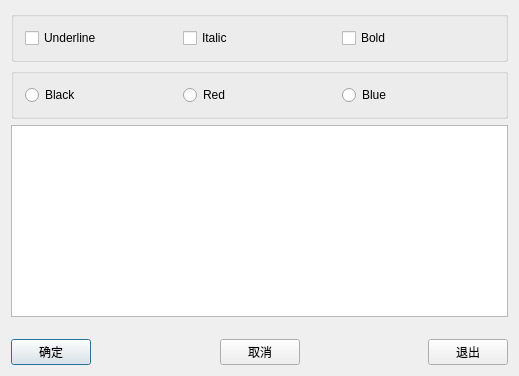
<?xml version="1.0" encoding="UTF-8"?>
<ui version="4.0">
 <class>QWDialog</class>
 <widget class="QDialog" name="QWDialog">
  <property name="geometry">
   <rect>
    <x>0</x>
    <y>0</y>
    <width>519</width>
    <height>376</height>
   </rect>
  </property>
  <property name="windowTitle">
   <string>Form created manually</string>
  </property>
  <layout class="QGridLayout" name="gridLayout">
   <item row="1" column="0">
    <widget class="QGroupBox" name="groupBox_2">
     <property name="title">
      <string/>
     </property>
     <layout class="QHBoxLayout" name="horizontalLayout_2">
      <item>
       <widget class="QRadioButton" name="rBtnBlack">
        <property name="text">
         <string>Black</string>
        </property>
       </widget>
      </item>
      <item>
       <widget class="QRadioButton" name="rBtnRed">
        <property name="text">
         <string>Red</string>
        </property>
       </widget>
      </item>
      <item>
       <widget class="QRadioButton" name="rBtnBlue">
        <property name="text">
         <string>Blue</string>
        </property>
       </widget>
      </item>
     </layout>
    </widget>
   </item>
   <item row="4" column="0">
    <layout class="QHBoxLayout" name="horizontalLayout_3">
     <item>
      <widget class="QPushButton" name="btnOK">
       <property name="text">
        <string>确定</string>
       </property>
      </widget>
     </item>
     <item>
      <spacer name="horizontalSpacer_3">
       <property name="orientation">
        <enum>Qt::Horizontal</enum>
       </property>
       <property name="sizeHint" stdset="0">
        <size>
         <width>40</width>
         <height>20</height>
        </size>
       </property>
      </spacer>
     </item>
     <item>
      <widget class="QPushButton" name="btnCancel">
       <property name="text">
        <string>取消</string>
       </property>
      </widget>
     </item>
     <item>
      <spacer name="horizontalSpacer_2">
       <property name="orientation">
        <enum>Qt::Horizontal</enum>
       </property>
       <property name="sizeHint" stdset="0">
        <size>
         <width>40</width>
         <height>20</height>
        </size>
       </property>
      </spacer>
     </item>
     <item>
      <widget class="QPushButton" name="btnClose">
       <property name="text">
        <string>退出</string>
       </property>
      </widget>
     </item>
    </layout>
   </item>
   <item row="0" column="0">
    <widget class="QGroupBox" name="groupBox">
     <property name="title">
      <string/>
     </property>
     <layout class="QHBoxLayout" name="horizontalLayout">
      <item>
       <widget class="QCheckBox" name="checkBoxUnder">
        <property name="text">
         <string>Underline</string>
        </property>
       </widget>
      </item>
      <item>
       <widget class="QCheckBox" name="checkBoxItalic">
        <property name="text">
         <string>Italic</string>
        </property>
       </widget>
      </item>
      <item>
       <widget class="QCheckBox" name="checkBoxBold">
        <property name="text">
         <string>Bold</string>
        </property>
       </widget>
      </item>
     </layout>
    </widget>
   </item>
   <item row="2" column="0">
    <widget class="QTextEdit" name="txtEdit">
     <property name="font">
      <font>
       <pointsize>20</pointsize>
       <weight>50</weight>
       <bold>false</bold>
      </font>
     </property>
     <property name="html">
      <string>&lt;!DOCTYPE HTML PUBLIC &quot;-//W3C//DTD HTML 4.0//EN&quot; &quot;http://www.w3.org/TR/REC-html40/strict.dtd&quot;&gt;
&lt;html&gt;&lt;head&gt;&lt;meta name=&quot;qrichtext&quot; content=&quot;1&quot; /&gt;&lt;style type=&quot;text/css&quot;&gt;
p, li { white-space: pre-wrap; }
&lt;/style&gt;&lt;/head&gt;&lt;body style=&quot; font-family:'SimSun'; font-size:20pt; font-weight:400; font-style:normal;&quot;&gt;
&lt;p style=&quot;-qt-paragraph-type:empty; margin-top:0px; margin-bottom:0px; margin-left:0px; margin-right:0px; -qt-block-indent:0; text-indent:0px;&quot;&gt;&lt;br /&gt;&lt;/p&gt;&lt;/body&gt;&lt;/html&gt;</string>
     </property>
    </widget>
   </item>
   <item row="3" column="0">
    <spacer name="verticalSpacer">
     <property name="orientation">
      <enum>Qt::Vertical</enum>
     </property>
     <property name="sizeHint" stdset="0">
      <size>
       <width>20</width>
       <height>0</height>
      </size>
     </property>
    </spacer>
   </item>
  </layout>
 </widget>
 <layoutdefault spacing="6" margin="11"/>
 <resources/>
 <connections>
  <connection>
   <sender>btnOK</sender>
   <signal>clicked()</signal>
   <receiver>QWDialog</receiver>
   <slot>accept()</slot>
   <hints>
    <hint type="sourcelabel">
     <x>51</x>
     <y>512</y>
    </hint>
    <hint type="destinationlabel">
     <x>54</x>
     <y>450</y>
    </hint>
   </hints>
  </connection>
  <connection>
   <sender>btnCancel</sender>
   <signal>clicked()</signal>
   <receiver>QWDialog</receiver>
   <slot>reject()</slot>
   <hints>
    <hint type="sourcelabel">
     <x>374</x>
     <y>514</y>
    </hint>
    <hint type="destinationlabel">
     <x>322</x>
     <y>464</y>
    </hint>
   </hints>
  </connection>
  <connection>
   <sender>btnClose</sender>
   <signal>clicked()</signal>
   <receiver>QWDialog</receiver>
   <slot>close()</slot>
   <hints>
    <hint type="sourcelabel">
     <x>759</x>
     <y>505</y>
    </hint>
    <hint type="destinationlabel">
     <x>758</x>
     <y>432</y>
    </hint>
   </hints>
  </connection>
 </connections>
</ui>
